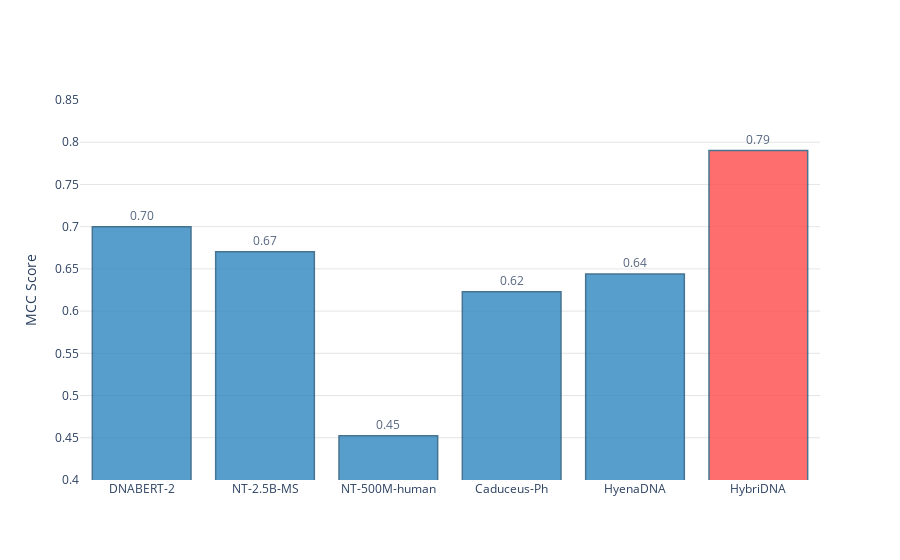

This figure's notebook cell:
### Code cell
import plotly.express as px
import pandas as pd

# Define the benchmark data for the TF(M) task
data_tf_m = {
    "Model": [
        "DNABERT-2", "NT-2.5B-MS", "NT-500M-human", "Caduceus-Ph",
        "HyenaDNA", "HybriDNA"
    ],
    "TF(M) MCC": [70.00/100, 67.02/100, 45.24/100, 62.28/100, 64.39/100, 79.02/100],
    "Highlight": [False, False, False, False, False, True]  # Highlight HybriDNA
}

# Create DataFrame
df_tf_m = pd.DataFrame(data_tf_m)

# Create Plotly bar chart with custom colors
fig_tf_m = px.bar(
    df_tf_m, x="Model", y="TF(M) MCC",
    text="TF(M) MCC",
    title="TF(M) Task Benchmark (MCC)",
    labels={"TF(M) MCC": "MCC Score", "Model": "Model Name"},
    category_orders={"Model": df_tf_m["Model"].tolist()},  # Keep original order
    color="Highlight",
    color_discrete_map={True: '#FF4B4B', False: '#2E86C1'}  # Red for HybriDNA, blue for others
)

# Update layout for better appearance
fig_tf_m.update_layout(
    xaxis_title=None,
    title=None,
    plot_bgcolor='white',  # White background
    paper_bgcolor='white',
    yaxis=dict(
        range=[0.4, 0.85],
        gridcolor='#E5E5E5',  # Light gray grid
        zeroline=False
    ),
    showlegend=False
)

# Update bar appearance and text
fig_tf_m.update_traces(
    texttemplate='%{text:.2f}',
    textposition='outside',
    marker_line_color='#1A5276',  # Darker blue border
    marker_line_width=1.5,
    opacity=0.8
)

# Show the figure
fig_tf_m.show()

### Figure 1 — Plotly figure (JSON) as saved in the notebook; plotly's stock layout.template omitted (floating-point values rounded to 4 significant figures)
{"data": [{"hovertemplate": "Highlight=False<br>Model Name=%{x}<br>MCC Score=%{text}<extra></extra>", "legendgroup": "False", "marker": {"color": "#2E86C1", "line": {"color": "#1A5276", "width": 1.5}, "pattern": {"shape": ""}}, "name": "False", "opacity": 0.8, "orientation": "v", "showlegend": true, "text": [0.7, 0.6702, 0.4524, 0.6228, 0.6439], "textposition": "outside", "texttemplate": "%{text:.2f}", "type": "bar", "x": ["DNABERT-2", "NT-2.5B-MS", "NT-500M-human", "Caduceus-Ph", "HyenaDNA"], "xaxis": "x", "y": [0.7, 0.6702, 0.4524, 0.6228, 0.6439], "yaxis": "y"}, {"hovertemplate": "Highlight=True<br>Model Name=%{x}<br>MCC Score=%{text}<extra></extra>", "legendgroup": "True", "marker": {"color": "#FF4B4B", "line": {"color": "#1A5276", "width": 1.5}, "pattern": {"shape": ""}}, "name": "True", "opacity": 0.8, "orientation": "v", "showlegend": true, "text": [0.7902], "textposition": "outside", "texttemplate": "%{text:.2f}", "type": "bar", "x": ["HybriDNA"], "xaxis": "x", "y": [0.7902], "yaxis": "y"}], "layout": {"barmode": "relative", "legend": {"title": {"text": "Highlight"}, "tracegroupgap": 0}, "paper_bgcolor": "white", "plot_bgcolor": "white", "showlegend": false, "title": {}, "xaxis": {"anchor": "y", "categoryarray": ["DNABERT-2", "NT-2.5B-MS", "NT-500M-human", "Caduceus-Ph", "HyenaDNA", "HybriDNA"], "categoryorder": "array", "domain": [0, 1], "title": {}}, "yaxis": {"anchor": "x", "domain": [0, 1], "gridcolor": "#E5E5E5", "range": [0.4, 0.85], "title": {"text": "MCC Score"}, "zeroline": false}}}
